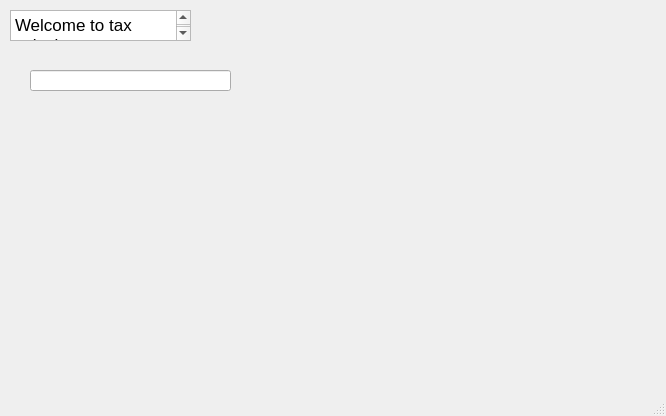
<?xml version="1.0" encoding="UTF-8"?>
<ui version="4.0">
 <class>MainWindow</class>
 <widget class="QMainWindow" name="MainWindow">
  <property name="geometry">
   <rect>
    <x>0</x>
    <y>0</y>
    <width>666</width>
    <height>416</height>
   </rect>
  </property>
  <property name="windowTitle">
   <string>Tax calculator</string>
  </property>
  <widget class="QWidget" name="centralwidget">
   <widget class="QTextEdit" name="textEdit">
    <property name="geometry">
     <rect>
      <x>10</x>
      <y>10</y>
      <width>181</width>
      <height>31</height>
     </rect>
    </property>
    <property name="html">
     <string>&lt;!DOCTYPE HTML PUBLIC &quot;-//W3C//DTD HTML 4.0//EN&quot; &quot;http://www.w3.org/TR/REC-html40/strict.dtd&quot;&gt;
&lt;html&gt;&lt;head&gt;&lt;meta name=&quot;qrichtext&quot; content=&quot;1&quot; /&gt;&lt;meta charset=&quot;utf-8&quot; /&gt;&lt;style type=&quot;text/css&quot;&gt;
p, li { white-space: pre-wrap; }
hr { height: 1px; border-width: 0; }
li.unchecked::marker { content: &quot;\2610&quot;; }
li.checked::marker { content: &quot;\2612&quot;; }
&lt;/style&gt;&lt;/head&gt;&lt;body style=&quot; font-family:'.AppleSystemUIFont'; font-size:13pt; font-weight:400; font-style:normal;&quot;&gt;
&lt;p style=&quot; margin-top:0px; margin-bottom:0px; margin-left:0px; margin-right:0px; -qt-block-indent:0; text-indent:0px;&quot;&gt;Welcome to tax calculator&lt;/p&gt;&lt;/body&gt;&lt;/html&gt;</string>
    </property>
   </widget>
   <widget class="QLineEdit" name="lineEdit">
    <property name="geometry">
     <rect>
      <x>30</x>
      <y>70</y>
      <width>201</width>
      <height>21</height>
     </rect>
    </property>
   </widget>
  </widget>
  <widget class="QMenuBar" name="menubar">
   <property name="geometry">
    <rect>
     <x>0</x>
     <y>0</y>
     <width>666</width>
     <height>24</height>
    </rect>
   </property>
  </widget>
  <widget class="QStatusBar" name="statusbar"/>
 </widget>
 <tabstops>
  <tabstop>textEdit</tabstop>
 </tabstops>
 <resources/>
 <connections/>
</ui>
